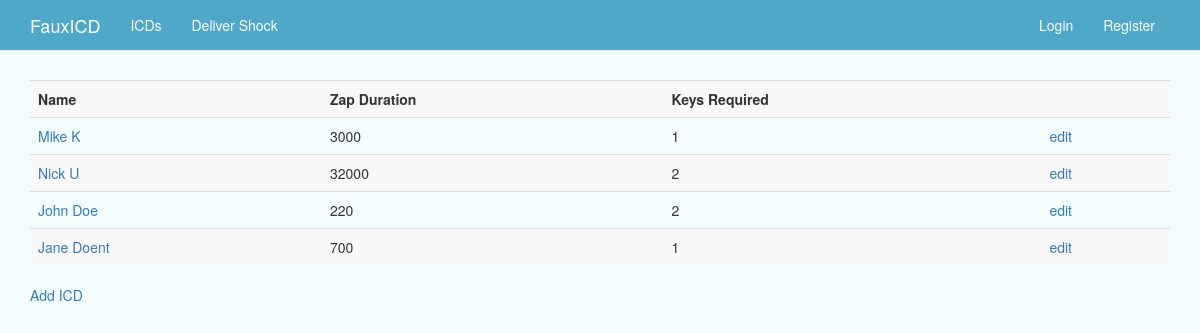
/icd_index/, run on an earlier commit of the app's database.
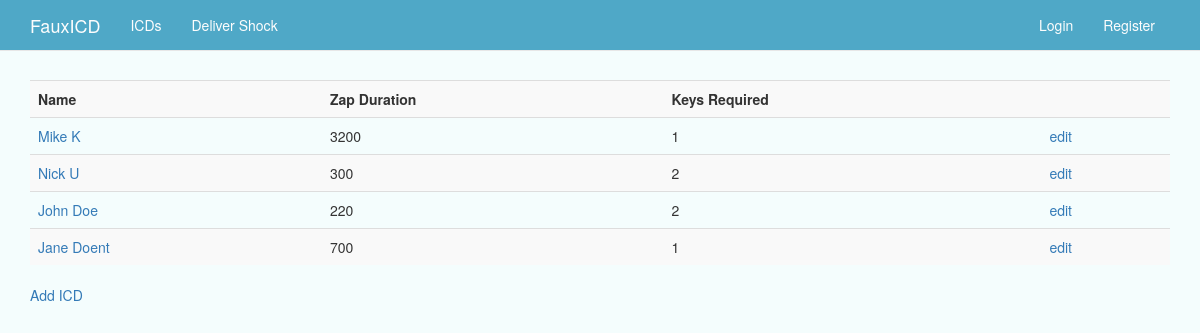
And on a later commit of the database.
### web/models.py (models this page shows, shortened)
class Icd(models.Model):
    name = models.CharField(max_length=128, unique=True)
    zap_duration = models.IntegerField(default=0) #duration of a zap in milliseconds
    keys_required = models.IntegerField(default=2) #num of encryption keys required to execute

### web/views.py (the view)
# urls.py: url(r'^icd_index/', views.icd_index, name='icd_index'),
def icd_index(request):
    icd_list = Icd.objects.all() #set the list of ICDs. Should return only one for demo
    context_dict = {'icd_list': icd_list}
    return render(request, 'web/icd_index.html',context_dict)

### templates/web/icd_index.html (shortened to what this page needs)
{% extends 'base.html' %}
{% block body_block %}
<div class="row">
  <div class="col-md-12">
    <table class="table table-striped">
      <tr>
          <th>Name</th>
          <th>Zap Duration</th>
          <th>Keys Required</th>
          <th></th>
      </tr>
      {% if icd_list %}
        {% for this_icd in icd_list %}
        <tr>
          <td><a href="{% url 'show_icd' id=this_icd.id %}">{{ this_icd.name }}</a></td>
          <td>{{ this_icd.zap_duration }}</td>
          <td>{{ this_icd.keys_required }}</td>
          <td><a href="{% url 'edit_icd' id=this_icd.id %}">edit</a></td>
        </tr>
        {% endfor %}
      {% endif %}
    </table>
  <div><a href="{% url 'add_icd' %}" >Add ICD</a></div>
  </div>
</div>
{% endblock %}

### templates/base.html (shortened to what this page needs)
<!DOCTYPE html>
{% load staticfiles %}
<html>
    <head>
      <link href="{% static 'css/bootstrap.css' %}" rel="stylesheet" media="screen">
      <link href="{% static 'css/custom.css' %}" rel="stylesheet" media="screen">
    </head>
    <body>
        {% block nav %}
          {% include "base_nav.html" %}
        {% endblock %}
      <div class="container body-container">
      {% block body_block %}
      {% endblock %}
    </div>
    </body>
</html>

### templates/base_nav.html (shortened to what this page needs)
<nav class="navbar navbar-default navbar-fixed-top">
  <div class="container">
    <div class="navbar-header">
      <a class="navbar-brand" href="/">FauxICD</a>
    </div>
    <div class="collapse navbar-collapse" id="bs-example-navbar-collapse-6">
      <ul class="nav navbar-nav">
        <li><a href="{% url 'icd_index' %}">ICDs</a></li>
        <li><a href="{% url 'deliver_shock_page' %}">Deliver Shock</a></li>
      </ul>
    <ul class="nav navbar-nav pull-right">
      {% if user.is_authenticated %}
        <li><a href="{% url 'show_user' id=user.id %}">Profile</a></li>
        <li><a href="{% url 'logout' %}">Logout</a></li>
      {% else %}
        <li><a href="{% url 'login' %}">Login</a></li>
        <li><a href="{% url 'register' %}">Register</a></li>
      {% endif %}
    </ul>
    </div>
  </div>
</nav>

### public/static/css/custom.css (style rules this page uses)
body { background-color: #F4FDFD; }
.navbar-default { border-color: #E7E7E7; background-color: #4FA8C7; color: #FDFDFD; }
.navbar-brand { color: #FDFDFD; text-shadow: none; }
.navbar-default .navbar-brand { color: #FDFDFD; text-shadow: none; }
.navbar .nav>li>a { color: #FDFDFD; text-shadow: none; }
.body-container { padding-top:60px; margin-top:20px; }

What changed in the data, as far as the page shows it:
changed Icd "Mike K": zap_duration "3000" → "3200"
changed Icd "Nick U": zap_duration "32000" → "300"
